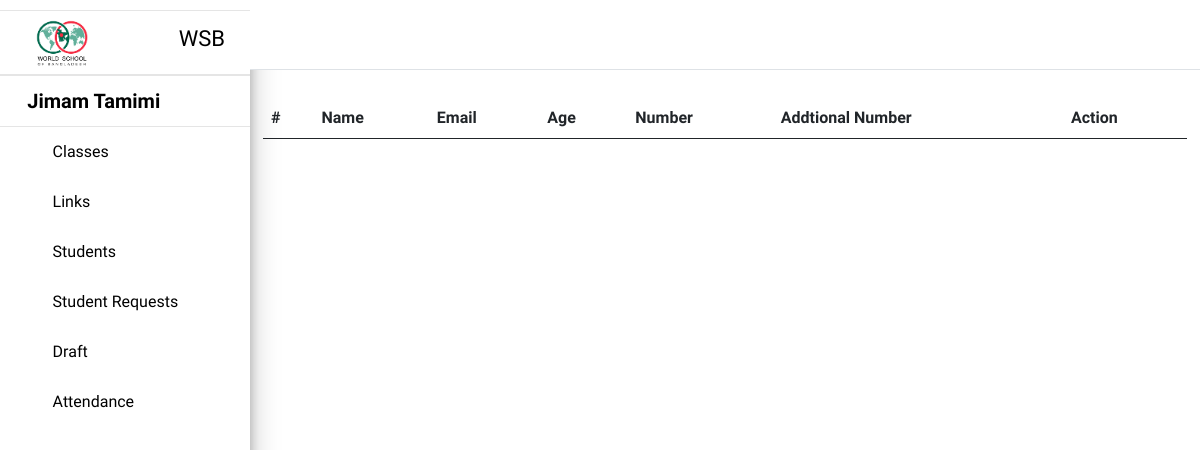
Page /dashboard/students/ (signed in) on the earlier database version.
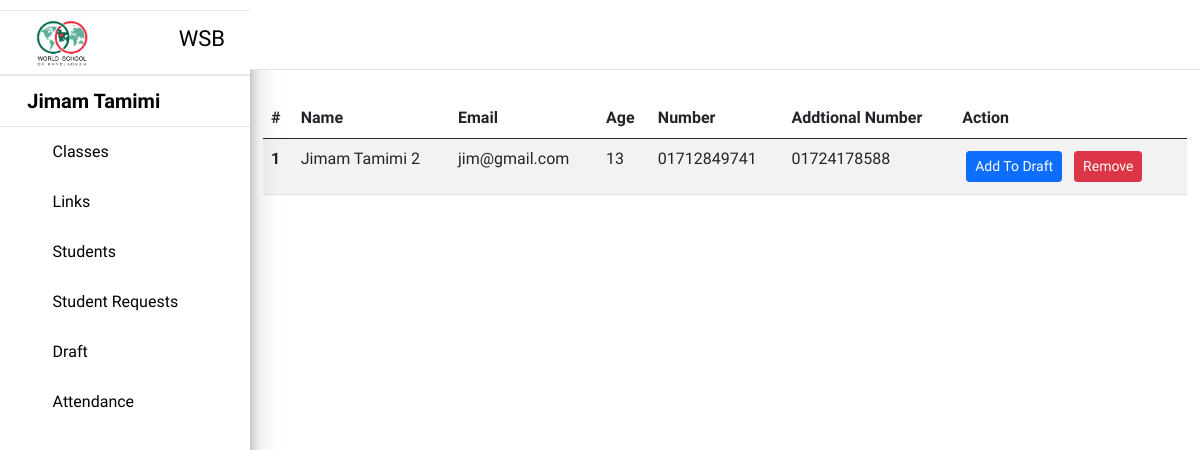
Same page on the later database version.
### dashboard/models.py (models this page shows)
class Student(models.Model):
    student = models.ForeignKey(MyUser, on_delete=models.CASCADE)
    timeStamp = models.DateTimeField(auto_now_add=True, blank=True)
    def __str__(self):
        return str(self.student)

### home/models.py (models this page shows)
class MyUser(AbstractBaseUser, PermissionsMixin):
    email = models.EmailField(max_length=90, blank=False, unique=True)
    timeStamp=models.DateTimeField(auto_now_add=True, blank=True)
    first_name = models.CharField("First Name", max_length=10, blank=False)
    last_name = models.CharField("Last Name", max_length=10, blank=False)
    age = models.PositiveIntegerField("Age", blank=False)
    number = models.CharField("Phone Number", max_length=30, blank=False)
    addtional_number = models.CharField("Addtional Phone Number", max_length=30, blank=False)
    in_draft = models.BooleanField(default=False)
    is_student = models.BooleanField(default=False)
    is_active = models.BooleanField(default=True)
    is_superuser = models.BooleanField(default=False)
    is_staff = models.BooleanField(default=False)
    objects = CustomUserManager()
    USERNAME_FIELD = 'email'
    def __str__(self):
        return str(self.email)

### dashboard/views.py (the view, shortened to what this page needs)
# urls.py: path('students/', views.students),
@staff_member_required
def students(request, id=None):
    if(request.method == 'GET'):
        students = Student.objects.all()
        print(students)
        studentList = []
        for student in students:
            if(student.student in MyUser.objects.filter(is_active=True, is_student=True, in_draft=False)):
                studentList.append(student)
        context = {
            'students':studentList
        }
        return render(request, 'dashboard/students.html', context)

### home/context_processors.py (called while the page is built, shortened)
def animations(request):
    return {
        'animation_class': choice(animation_classes)
    }

def baseUrl(request):
    return {
        'BASE_URL': settings.BASE_URL
    }

def roll(request):
    if(request.user.is_authenticated):
        if(not request.user.is_student and request.user.is_staff == False):
            return {
                'is_student': False,
                'is_staff': False,
            }
        if(request.user.is_student):
            return {
                'is_student': True,
                'is_staff': False,
            }
        if(request.user.is_staff):
            return {
                'is_staff': True,
                'is_student': False,
            }
    else:
        return {
            'is_staff': False,
            'is_student': False,
        }

### templates/dashboard/students.html (shortened to what this page needs)
{% extends 'dashboard-base.html' %}
{% block content %}
<table class="table table-striped table-hover">
    <thead>
      <tr>
        <th scope="col">#</th>
        <th scope="col">Name</th>
        <th scope="col">Email</th>
        <th scope="col">Age</th>
        <th scope="col">Number</th>
        <th scope="col">Addtional Number</th>
        <th scope="col">Action</th>
      </tr>
    </thead>
    <tbody>
    {% load poll_extras  %}
        {% for student in students %}
            <tr >
                <th scope="row">{{forloop.counter}}</th>
                <td>{{student.student.first_name}} {{student.student.last_name}} {{student.student.id}}</td>
                <td>{{student.student.email}}</td>
                <td>{{student.student.age}}</td>
                <td>{{student.student.number}}</td>
                <td>{{student.student.addtional_number}}</td>
                <td>
                    <form action="/dashboard/students/" method="post">
                        <button type="submit" value="add-to-draft" name="action" class="btn btn-primary btn-sm m-1">Add To Draft</button>
                        <button type="submit" value="remove" name="action" class="btn btn-danger btn-sm m-1">Remove</button>
                    </form>
                </td>
            </tr>
        {% endfor %}
    </tbody >
</table>
{% endblock content %}

Differences in the rows shown:
added Student: student.first_name "Jimam", student.last_name "Tamimi", student.id "2", student.email "jim@gmail.com", student.age "13", student.number "01712849741", student.addtional_number "01724178588"
